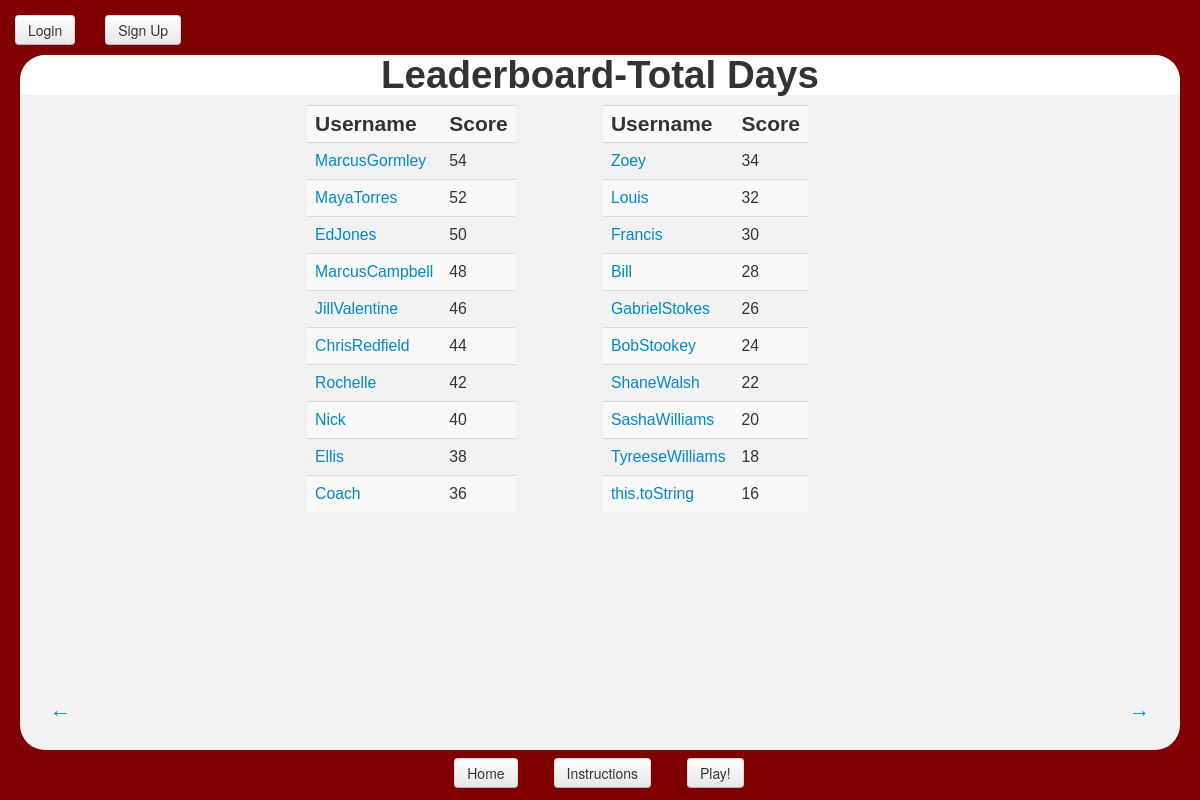
The app's page /zombie_search/total_days/ with its own data.
### zombie_search/models.py (models this page shows, shortened)
class Player(models.Model):
    user = models.OneToOneField(User)
    profile_picture = models.ImageField(upload_to = "player-proflies", blank=True)
    player_state = PickledObjectField()
    update_state = PickledObjectField()
    street = PickledObjectField()
    game_state = PickledObjectField()
    games_played = models.IntegerField(default=0)
    total_days = models.IntegerField(default=0)
    avg_days = models.FloatField(default=0.0)
    most_days_survived = models.IntegerField(default=0)
    most_kills = models.IntegerField(default=0)
    total_kills = models.IntegerField(default=0)
    most_people = models.IntegerField(default=0)
    slug = models.SlugField(unique=True)

### zombie_search/views.py (the view)
def total_days(request):
    context_dict = get_leaderboard(request, 'total_days',"most_kills", "avg_days")
    return render(request, 'zombie_search/Home.html', context_dict)

### zombie_search/views.py (called while the page is built)
def get_user_slug(request):
    username = request.user
    try:
        player = Player.objects.get(user = username)
        user_slug = player.slug
    except:
        user_slug = None
    return user_slug

def decode_url(str):
    str = str.replace('_', ' ')
    return str.title()

def get_leaderboard(request, OrderBy, left, right):
    top_ten = Player.objects.order_by(OrderBy).reverse()[:10]
    next_ten = Player.objects.order_by(OrderBy).reverse()[10:20]
    context_dict = {'top_ten': top_ten,
					'next_ten': next_ten,
					'lefturl':left,
					'righturl':right,
					'this': decode_url(OrderBy),
                    'slug': get_user_slug(request)
					}
    return context_dict

### templates/zombie_search/Home.html (shortened to what this page needs)
{% extends 'zombie_search/Base.html' %}
{% block header %}Leaderboard-{{this}}{% endblock %}
{% block body %}
<a href ="/zombie_search/{{ lefturl }}" id="load_leaderboard" style="position: absolute; left:30px; bottom: 30px;">&larr;</a>
	<table class = "table table-striped">
		<tr>
		<th>Username</th>
		<th>Score</th>
		</tr>
		{% for player in top_ten %}
			<tr>
			<td><a href= "/zombie_search/profile/{{ player.slug }}">{{ player.user.username }}</a></td>
			<td>{{ player.most_kills }}</td>
			</tr>
		{% endfor %}
	</table>
	<table class="table table-striped">
		<tr>
		<th>Username</th>
		<th>Score</th>
		</tr>
		{% for player in next_ten %}
			<tr>
			<td><a href= "/zombie_search/profile/{{ player.slug }}">{{ player.user.username }}</a></td>
			<td>{{ player.most_kills }}</td>
			</tr>
		{% endfor %}
	</table>
<a href = "/zombie_search/{{ righturl }}" style="position:absolute; right:30px; bottom: 30px;">&rarr;</a>
{% endblock %}

### static/css/base_style.css (style rules this page uses)
body { background-color: #800000; }
.table { display:table; margin: 0 auto; width:25%; display: inline-block; margin-top: 10px; }
.table td { font-size: 75%; }

### records on screen
Player: user.username "MarcusGormley", most_kills "54"
Player: user.username "MayaTorres", most_kills "52"
Player: user.username "EdJones", most_kills "50"
Player: user.username "MarcusCampbell", most_kills "48"
Player: user.username "JillValentine", most_kills "46"
Player: user.username "ChrisRedfield", most_kills "44"
Player: user.username "Rochelle", most_kills "42"
Player: user.username "Nick", most_kills "40"
Player: user.username "Ellis", most_kills "38"
Player: user.username "Coach", most_kills "36"
Player: user.username "Zoey", most_kills "34"
Player: user.username "Louis", most_kills "32"
Player: user.username "Francis", most_kills "30"
Player: user.username "Bill", most_kills "28"
Player: user.username "GabrielStokes", most_kills "26"
Player: user.username "BobStookey", most_kills "24"
Player: user.username "ShaneWalsh", most_kills "22"
Player: user.username "SashaWilliams", most_kills "20"
Player: user.username "TyreeseWilliams", most_kills "18"
Player: user.username "this.toString", most_kills "16"

### other values on screen
{{ this }} "Total Days"
